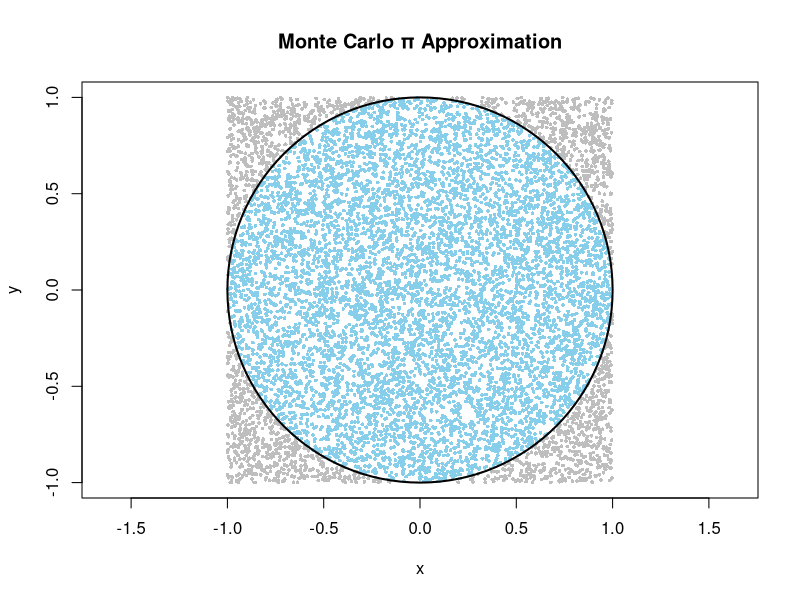

Write R code to recreate this figure.
## ---- chunk 1
set.seed(0)

estimate_pi <- function(N) {
  x <- runif(N, -1, 1)
  y <- runif(N, -1, 1)
  inside <- (x^2 + y^2) <= 1
  4 * mean(inside)
}

estimate_pi(10000)
## ---- chunk 2
set.seed(1)
N <- 10000
x <- runif(N, -1, 1)
y <- runif(N, -1, 1)
inside <- (x^2 + y^2) <= 1

plot(x[inside], y[inside], col='skyblue', pch=16, cex=0.5,
     xlab='x', ylab='y', asp=1,
     main='Monte Carlo π Approximation',
     xlim=c(-1,1), ylim=c(-1,1))
points(x[!inside], y[!inside], col='gray', pch=16, cex=0.5)
symbols(0, 0, circles=1, inches=FALSE, add=TRUE, lwd=2)
